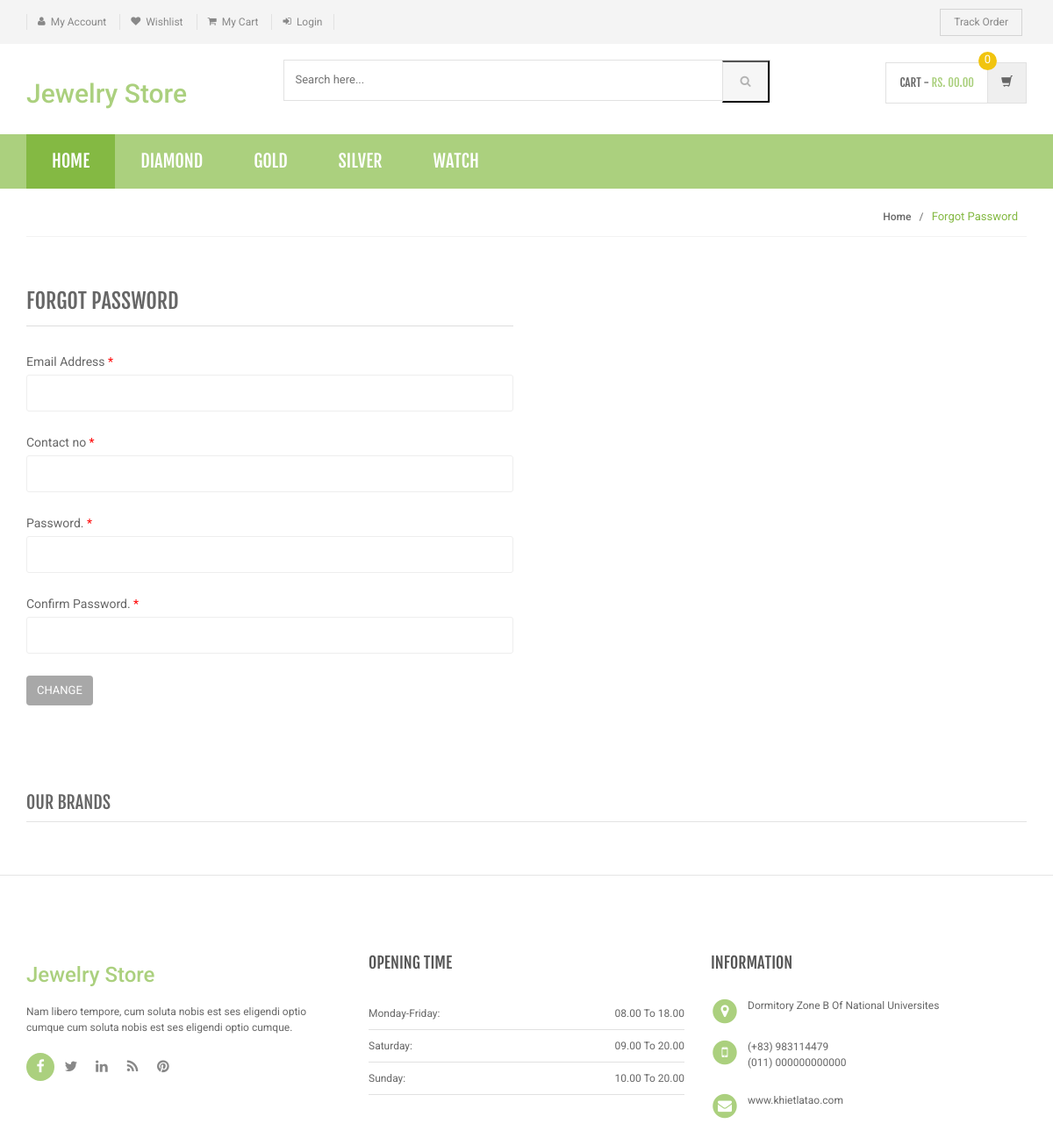
/forgot-password.php, run on the app's committed database.
### tables this page shows
CREATE TABLE `category` (
  `id` int(11) NOT NULL,
  `categoryName` varchar(255) DEFAULT NULL,
  `categoryDescription` longtext DEFAULT NULL,
  `creationDate` timestamp NOT NULL DEFAULT current_timestamp(),
  `updationDate` varchar(255) DEFAULT NULL
);

### includes/menu-bar.php (the view, shortened to what this page needs)
<div class="header-nav animate-dropdown">
    <div class="container">
        <div class="yamm navbar navbar-default" role="navigation">
            <div class="nav-bg-class">
                <div class="navbar-collapse collapse" id="mc-horizontal-menu-collapse">
	<div class="nav-outer">
		<ul class="nav navbar-nav">
			<li class="active dropdown yamm-fw">
				<a href="index.php" data-hover="dropdown" class="dropdown-toggle">Home</a>
			</li>
              <?php $sql=mysqli_query($con,"select id,categoryName  from category limit 6");
while($row=mysqli_fetch_array($sql))
{
    ?>
			<li class="dropdown yamm">
				<a href="category.php?cid=<?php echo $row['id'];?>"> <?php echo $row['categoryName'];?></a>
			</li>
			<?php } ?>
		</ul>
		<div class="clearfix"></div>
	</div>
</div>
            </div>
        </div>
    </div>
</div>

### assets/css/green.css (style rules this page uses)
a { color: #abd07e; }
.header-style-1 .header-nav { background: #abd07e; }
.cnt-home .header-style-1 .header-nav .navbar .navbar-nav > li.active { background: #84b943; }

### assets/css/lightbox.css (style rules this page uses)
body:after { content: url(../images/close.png) url(../images/loading.gif) url(../images/prev.png) url(../images/next.png); display: none; }

### assets/css/blue.css (style rules this page uses)
a { color: #3498db; }
.header-style-1 .header-nav { background: #3498db; }
.cnt-home .header-style-1 .header-nav .navbar .navbar-nav > li.active { background: #1d6ca1; }

### assets/css/red.css (style rules this page uses)
a { color: #ff6c6c; }
.header-style-1 .header-nav { background: #ff6c6c; }
.cnt-home .header-style-1 .header-nav .navbar .navbar-nav > li.active { background: #ff1a1a; }

### assets/css/orange.css (style rules this page uses)
a { color: #f39c12; }
.header-style-1 .header-nav { background: #f39c12; }
.cnt-home .header-style-1 .header-nav .navbar .navbar-nav > li.active { background: #ab6c09; }

### assets/css/dark-green.css (style rules this page uses)
a { color: #12cca7; }
.header-style-1 .header-nav { background: #12cca7; }
.cnt-home .header-style-1 .header-nav .navbar .navbar-nav > li.active { background: #0b816a; }

### data on the page
category: categoryName "DIAMOND"
category: categoryName "GOLD"
category: categoryName "SILVER"
category: categoryName "WATCH"
